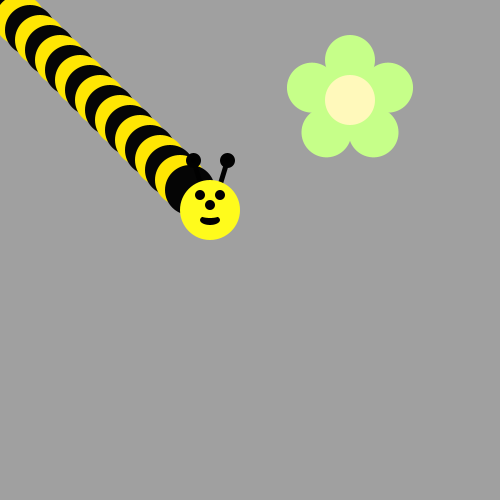
Frame 1 (no input)
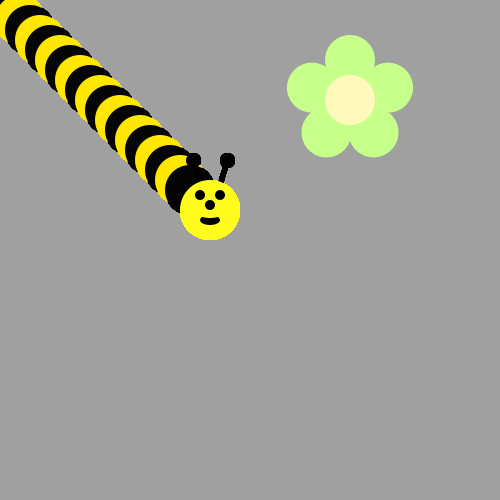
Frame 60 (the mouse pressed at the canvas centre just before this capture)
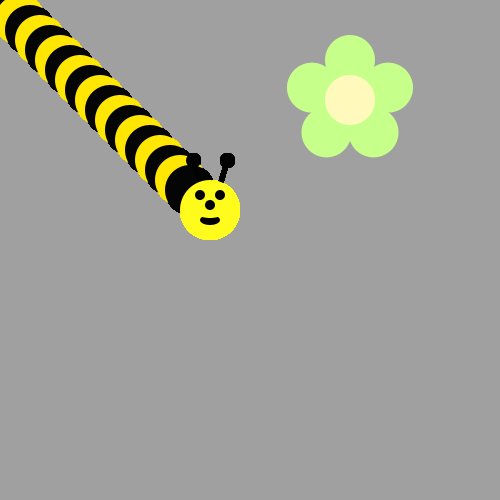
Frame 120 (the mouse held since frame 60 and released just before this capture)

The Processing sketch that drew these frames (run headless with seeded random() and noise(); from frame 60 on, the mouse is pressed at the canvas centre):

// Processing sketch: bee
// ── bee.pde

void drawFlower(int x, int y) {
     noStroke();
     translate(x, y);
     // draw 5 petals, rotating after each one<
     fill(#c6ff89);      // green
      for (int i = 0; i < 5; i++) {
           ellipse(0, -40, 50, 50);
          rotate(radians(72));
     }
     fill(#fff9bb); // light yellow
     ellipse(0, 0, 50, 50);
} 
void drawBeeFace(int BeeFaceX, int BeeFaceY) {
     noStroke();
     fill(0, 0, 0);
     stroke(1);
     strokeWeight(5);
     line(BeeFaceX-10, BeeFaceY-27, BeeFaceX-17, BeeFaceY-50);
     line(BeeFaceX+10, BeeFaceY-27, BeeFaceX+17, BeeFaceY-50);
     ellipse(BeeFaceX-17, BeeFaceY-50, 10, 10);
     ellipse(BeeFaceX+17, BeeFaceY-50, 10, 10);
     noStroke();
     fill(255, 251, 28);
     ellipse(BeeFaceX, BeeFaceY, 60, 60); // face
     fill(255, 237, 209);
     fill(0,0,0);
      ellipse(BeeFaceX-10, BeeFaceY-15, 10, 10); // eyes
     ellipse(BeeFaceX+10, BeeFaceY-15, 10, 10);
      ellipse(BeeFaceX, BeeFaceY-5, 10, 10); // nose
      ellipse(BeeFaceX, BeeFaceY+10, 20, 10);// mouth
     fill(255, 251, 28);
     ellipse(BeeFaceX, BeeFaceY+5, 20, 6);
}

void setup() {
     ellipseMode(CENTER);
     size(500, 500);
     background(160, 160, 160);
      drawFlower(350, 100);
}
void draw(){
  for(int i=0;i<20;i++){
    if(i%2==0){
      fill(#FFE603);
    }else{
      fill(#050505);
    }
    ellipse(i*10,i*10,50,50);
    
  }
  drawBeeFace(210,210);
} 
